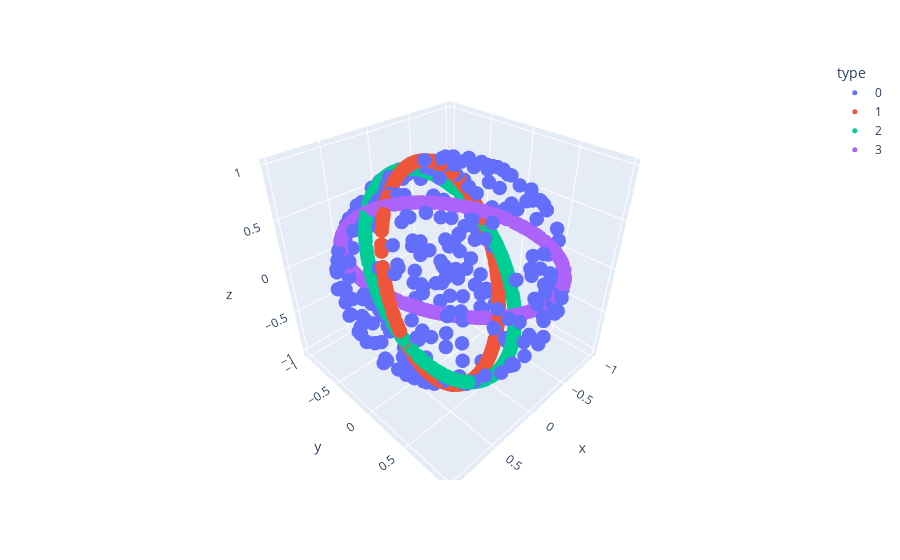

This figure's notebook cell:
### Code cell
plot_points(orig_points)

### Figure 1 — Plotly figure (JSON) as saved in the notebook; plotly's stock layout.template omitted (floating-point values rounded to 4 significant figures; data arrays with more than 128 entries replaced by an {"elided": "..."} marker saying what was removed)
{"data": [{"hovertemplate": "type=0<br>x=%{x}<br>y=%{y}<br>z=%{z}<extra></extra>", "legendgroup": "0", "marker": {"color": "#636efa", "opacity": 1, "size": 5, "symbol": "circle"}, "mode": "markers", "name": "0", "scene": "scene", "showlegend": true, "type": "scatter3d", "x": {"elided": "300 float values"}, "y": {"elided": "300 float values"}, "z": {"elided": "300 float values"}}, {"hovertemplate": "type=1<br>x=%{x}<br>y=%{y}<br>z=%{z}<extra></extra>", "legendgroup": "1", "marker": {"color": "#EF553B", "opacity": 1, "size": 5, "symbol": "circle"}, "mode": "markers", "name": "1", "scene": "scene", "showlegend": true, "type": "scatter3d", "x": {"elided": "300 float values"}, "y": {"elided": "300 float values"}, "z": {"elided": "300 float values"}}, {"hovertemplate": "type=2<br>x=%{x}<br>y=%{y}<br>z=%{z}<extra></extra>", "legendgroup": "2", "marker": {"color": "#00cc96", "opacity": 1, "size": 5, "symbol": "circle"}, "mode": "markers", "name": "2", "scene": "scene", "showlegend": true, "type": "scatter3d", "x": {"elided": "300 float values"}, "y": {"elided": "300 float values"}, "z": {"elided": "300 float values"}}, {"hovertemplate": "type=3<br>x=%{x}<br>y=%{y}<br>z=%{z}<extra></extra>", "legendgroup": "3", "marker": {"color": "#ab63fa", "opacity": 1, "size": 5, "symbol": "circle"}, "mode": "markers", "name": "3", "scene": "scene", "showlegend": true, "type": "scatter3d", "x": {"elided": "300 float values"}, "y": {"elided": "300 float values"}, "z": {"elided": "300 float values"}}], "layout": {"legend": {"title": {"text": "type"}, "tracegroupgap": 0}, "margin": {"t": 60}, "scene": {"domain": {"x": [0, 1], "y": [0, 1]}, "xaxis": {"title": {"text": "x"}}, "yaxis": {"title": {"text": "y"}}, "zaxis": {"title": {"text": "z"}}}}}
